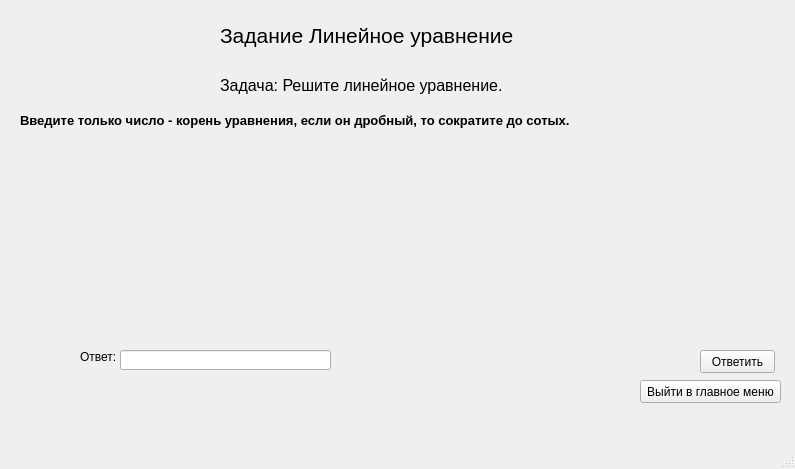
<?xml version="1.0" encoding="UTF-8"?>
<ui version="4.0">
 <class>MainWindow</class>
 <widget class="QMainWindow" name="MainWindow">
  <property name="geometry">
   <rect>
    <x>0</x>
    <y>0</y>
    <width>795</width>
    <height>469</height>
   </rect>
  </property>
  <property name="windowTitle">
   <string>Линейное уравнение</string>
  </property>
  <widget class="QWidget" name="centralwidget">
   <widget class="QLabel" name="label">
    <property name="geometry">
     <rect>
      <x>220</x>
      <y>20</y>
      <width>371</width>
      <height>31</height>
     </rect>
    </property>
    <property name="font">
     <font>
      <pointsize>16</pointsize>
     </font>
    </property>
    <property name="text">
     <string>Задание Линейное уравнение</string>
    </property>
   </widget>
   <widget class="QLabel" name="label_2">
    <property name="geometry">
     <rect>
      <x>220</x>
      <y>70</y>
      <width>381</width>
      <height>31</height>
     </rect>
    </property>
    <property name="font">
     <font>
      <pointsize>12</pointsize>
     </font>
    </property>
    <property name="text">
     <string>Задача: Решите линейное уравнение.</string>
    </property>
   </widget>
   <widget class="QLabel" name="label_3">
    <property name="geometry">
     <rect>
      <x>20</x>
      <y>110</y>
      <width>761</width>
      <height>20</height>
     </rect>
    </property>
    <property name="font">
     <font>
      <pointsize>10</pointsize>
      <weight>75</weight>
      <bold>true</bold>
     </font>
    </property>
    <property name="text">
     <string>Введите только число - корень уравнения, если он дробный, то сократите до сотых.</string>
    </property>
   </widget>
   <widget class="QLabel" name="taskLine">
    <property name="geometry">
     <rect>
      <x>230</x>
      <y>190</y>
      <width>241</width>
      <height>51</height>
     </rect>
    </property>
    <property name="font">
     <font>
      <pointsize>20</pointsize>
     </font>
    </property>
    <property name="text">
     <string/>
    </property>
    <property name="textInteractionFlags">
     <set>Qt::NoTextInteraction</set>
    </property>
   </widget>
   <widget class="QLabel" name="label_9">
    <property name="geometry">
     <rect>
      <x>80</x>
      <y>350</y>
      <width>47</width>
      <height>13</height>
     </rect>
    </property>
    <property name="text">
     <string>Ответ:</string>
    </property>
   </widget>
   <widget class="QLineEdit" name="answerLine">
    <property name="geometry">
     <rect>
      <x>120</x>
      <y>350</y>
      <width>211</width>
      <height>20</height>
     </rect>
    </property>
   </widget>
   <widget class="QPushButton" name="answer_btn">
    <property name="geometry">
     <rect>
      <x>700</x>
      <y>350</y>
      <width>75</width>
      <height>23</height>
     </rect>
    </property>
    <property name="text">
     <string>Ответить</string>
    </property>
   </widget>
   <widget class="QPushButton" name="exit_btn">
    <property name="geometry">
     <rect>
      <x>640</x>
      <y>380</y>
      <width>141</width>
      <height>23</height>
     </rect>
    </property>
    <property name="text">
     <string>Выйти в главное меню</string>
    </property>
   </widget>
   <widget class="QLabel" name="verdictLine">
    <property name="geometry">
     <rect>
      <x>340</x>
      <y>350</y>
      <width>351</width>
      <height>21</height>
     </rect>
    </property>
    <property name="text">
     <string/>
    </property>
   </widget>
   <widget class="QLabel" name="flagLine">
    <property name="geometry">
     <rect>
      <x>80</x>
      <y>380</y>
      <width>251</width>
      <height>16</height>
     </rect>
    </property>
    <property name="text">
     <string/>
    </property>
   </widget>
  </widget>
  <widget class="QMenuBar" name="menubar">
   <property name="geometry">
    <rect>
     <x>0</x>
     <y>0</y>
     <width>795</width>
     <height>26</height>
    </rect>
   </property>
  </widget>
  <widget class="QStatusBar" name="statusbar"/>
 </widget>
 <resources/>
 <connections/>
</ui>
